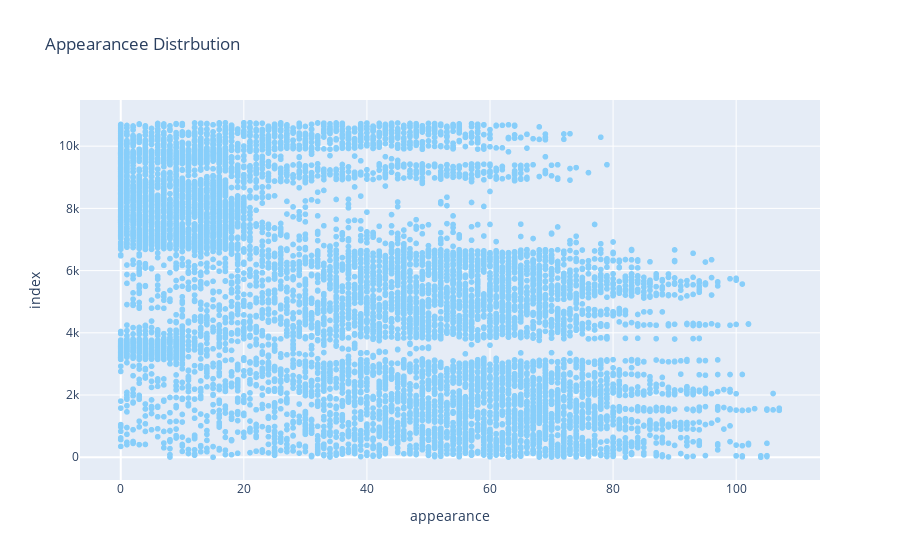

Write notebook code for a chart like this one.
### Code cell
fig = px.scatter(df_football, x='appearance', title='Appearancee Distrbution',
    color_discrete_sequence=['lightskyblue'])

fig.show()

### Figure 1 — Plotly figure (JSON) as saved in the notebook; plotly's stock layout.template omitted (floating-point values rounded to 4 significant figures; data arrays with more than 128 entries replaced by an {"elided": "..."} marker saying what was removed)
{"data": [{"hovertemplate": "appearance=%{x}<br>index=%{y}<extra></extra>", "legendgroup": "", "marker": {"color": "lightskyblue", "symbol": "circle"}, "mode": "markers", "name": "", "showlegend": false, "type": "scattergl", "x": {"elided": "10198 int values"}, "xaxis": "x", "y": {"elided": "10198 int values"}, "yaxis": "y"}], "layout": {"legend": {"tracegroupgap": 0}, "title": {"text": "Appearancee Distrbution"}, "xaxis": {"anchor": "y", "domain": [0, 1], "title": {"text": "appearance"}}, "yaxis": {"anchor": "x", "domain": [0, 1], "title": {"text": "index"}}}}
